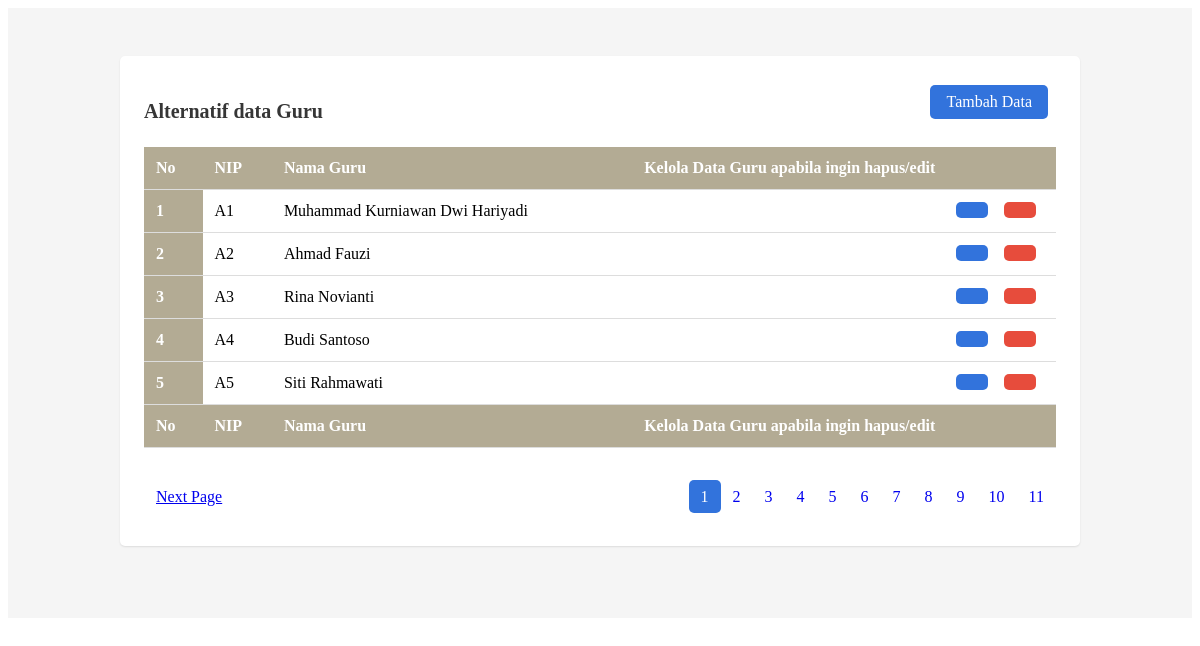
The page /page/les/views.php on the database its author committed.
### tables this page shows
CREATE TABLE `alternatif` (
  `id_guru` int(11) NOT NULL,
  `kode_alternatif` varchar(250) NOT NULL,
  `nm_guru` varchar(250) NOT NULL
);

### controller/Les.php (called while the page is built, shortened)
<?php
function Koneksi()
{
    return mysqli_connect("localhost", "root", "", "belajar");
}
function Index($query)
{
    $koneksi = Koneksi();
    $result = mysqli_query($koneksi, $query);
    $rows = [];
    while ($row = mysqli_fetch_assoc($result)) {
        $rows[] = $row;
    }
    return $rows;
}

### page/les/views.php (the view, shortened to what this page needs)
<?php
include_once("../controller/Les.php");
$halaman = 5;
$hasil = count(Index("SELECT * FROM alternatif"));
$aktif = (isset($_GET["page"])) ? $_GET["page"] : 1;
$awal = ($halaman * $aktif) - $halaman;
$data = Index("SELECT * FROM alternatif LIMIT $awal,$halaman");
?>
<link rel="stylesheet" href="../asset/css/styleviewles.css">
<section class="section">
    <div class="container">
        <div class="row">
            <div class="columns">
                <div class="column">
                    <div class="card animate__animated animate__zoomIn">
                        <div class="card-header">
                            <p class="card-header-title">Alternatif data Guru</p>
                            <div class="buttons card-header-icon">
                                <a class="button is-link" href="index.php?halaman=tambahdatales">
                                    <ion-icon name="add-circle" class="mr-2"></ion-icon>Tambah Data
                                </a>
                            </div>
                        </div>
                        <div class="card-content">
                            <div class="table-container">
                                <table class="table is-fullwidth">
                                    <thead class="has-background-success">
                                        <tr>
                                            <th class="has-text-white">No</th>
                                            <th class="has-text-white">NIP</th>
                                            <th class="has-text-white">Nama Guru</th>
                                            <th class="has-text-white">Kelola Data Guru apabila ingin hapus/edit</th>
                                        </tr>
                                    </thead>
                                    <tfoot class="has-background-success has-text-white">
                                        <tr>
                                            <th class="has-text-white">No</th>
                                            <th class="has-text-white">NIP</th>
                                            <th class="has-text-white">Nama Guru</th>
                                            <th class="has-text-white">Kelola Data Guru apabila ingin hapus/edit</th>
                                        </tr>
                                    </tfoot>
                                    <tbody>
                                        <?php $i = 1 + $awal ?>
                                        <?php foreach ($data as $row) : ?>
                                            <tr>
                                                <th><?= $i ?></th>
                                                <td><?= $row["kode_alternatif"] ?></td>
                                                <td><?= $row["nm_guru"] ?></td>
                                                <td>
                                                    <div class="buttons">
                                                        <a class="button is-link" href="index.php?halaman=editdatales&id=<?= $row['id_guru']; ?>">
                                                        </a>
                                                        <button class="button is-danger" onclick="DeleteData()">
                                                        </button>
                                                    </div>
                                                </td>
                                            </tr>
                                            <?php $i++ ?>
                                        <?php endforeach ?>
                                    </tbody>
                                </table>
                            </div>
                            <?php require '../controller/PaginationAlternative.php'; ?>
                        </div>
                    </div>
                </div>
            </div>
        </div>
    </div>
</section>

### asset/css/styleviewles.css (style rules this page uses)
.section { padding: 3rem 1.5rem; background-color: #f5f5f5; }
.container { margin: 0 auto; max-width: 960px; padding: 0 1.5rem; }
.table-container { overflow-x: auto; }
.card { background-color: #fff; box-shadow: 0px 1px 2px rgba(10, 10, 10, 0.1); border-radius: 5px; padding: 1.5rem; margin-bottom: 1.5rem; }
.card-header { display: flex; justify-content: space-between; align-items: center; margin-bottom: 1.5rem; }
.card-header-title { font-size: 1.25rem; font-weight: bold; color: #363636; margin-bottom: 0; }
.buttons { display: flex; justify-content: flex-end; align-items: center; }
.button { margin-right: 0.5rem; }
.table { width: 100%; border-collapse: collapse; }
.table th, .table td { padding: 0.75rem; border-bottom: 1px solid #ddd; text-align: left; }
.table th { background-color: #B3AB94; color: #fff; }
.table tfoot th { background-color: #B3AB94; color: #fff; border-top: 1px solid #ddd; }
.table td { vertical-align: top; }
.table tbody tr td:last-child .buttons { display: flex; justify-content: flex-end; align-items: center; }
.table tbody tr td:last-child .button { margin-left: 0.5rem; }
.is-link { background-color: #3273dc; color: #fff; text-decoration: none; border: none; padding: 0.5rem 1rem; border-radius: 5px; cursor: pointer; transition: all 0.3s ease; }
.is-danger { background-color: #e74c3c; color: #fff; border: none; padding: 0.5rem 1rem; border-radius: 5px; cursor: pointer; transition: all 0.3s ease; }
.has-text-white { color: #fff; }
.has-background-success { background-color:#B3AB94; }

### rows shown on the page
alternatif: kode_alternatif "A1", nm_guru "Muhammad Kurniawan Dwi Hariyadi"
alternatif: kode_alternatif "A2", nm_guru "Ahmad Fauzi"
alternatif: kode_alternatif "A3", nm_guru "Rina Novianti"
alternatif: kode_alternatif "A4", nm_guru "Budi Santoso"
alternatif: kode_alternatif "A5", nm_guru "Siti Rahmawati"
